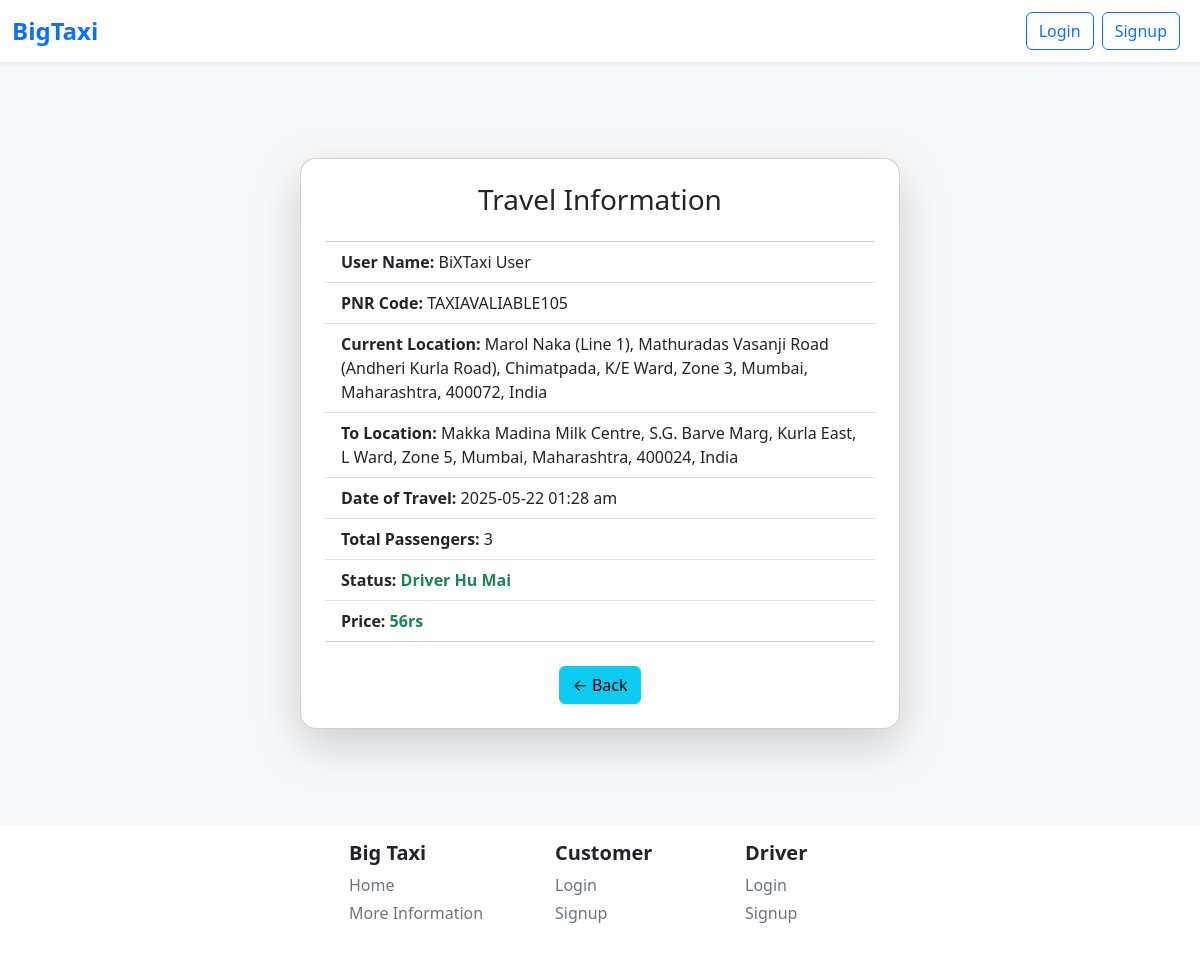
/home/pin-status/TAXIAVALIABLE105/, run on an earlier commit of the app's database.
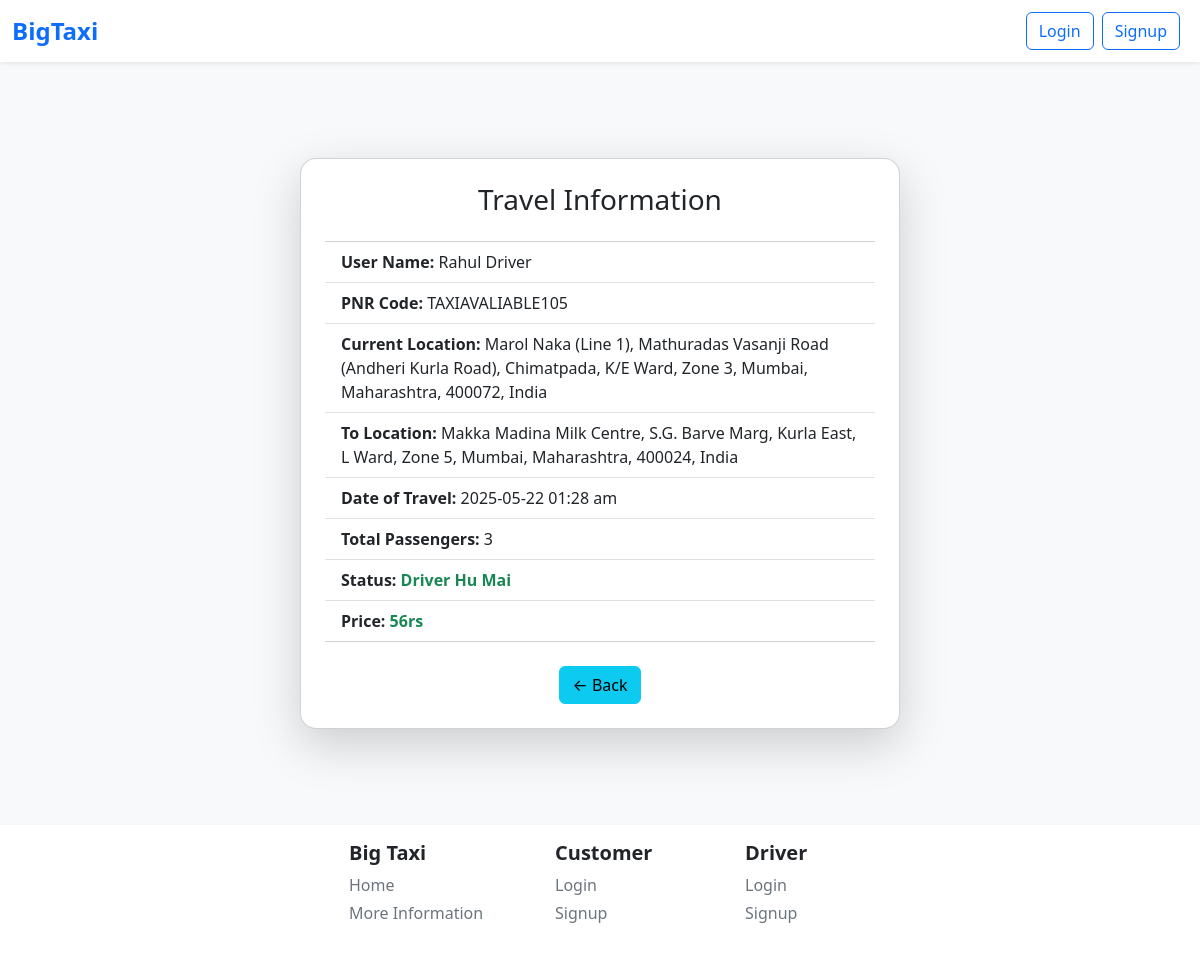
And on a later commit of the database.
### Users/models.py (models this page shows, shortened)
class usersDataModel(models.Model):
    UserG = [
        ('Male', 'Male'),
        ('Female', 'Female'),
        ('Other', 'Other'),
        ('Not Check', 'Not Check'),
    ]
    UserC = [
        ('Developer', 'Developer'),
        ('Customer', 'Customer'),
        ('Driver', 'Driver'),
    ]
    ULink = models.ForeignKey(User, on_delete=models.CASCADE)
    UserCode = models.CharField(max_length=100, default='BIGTAXICODE1006463')
    UserCategory = models.CharField(choices=UserC, default='Customer')
    UserMobileNo = models.CharField(max_length=11)
    UserGender = models.CharField(max_length=100, default='Not Check')
    UserAge = models.CharField(max_length=3, default='')
    UserState = models.CharField(max_length=100, default='')
    UserCity = models.CharField(max_length=100, default='')
    UserPincode = models.CharField(max_length=20, default='')
    UserAddress = models.CharField(max_length=200, default='')
    UserPass = models.CharField(max_length=1000, default='password')
    CouponCode = models.CharField(max_length=50, null=True, blank=True)
    UProfileImage = models.ImageField(upload_to='profile/main/', default='profile/default/default.png')
    UProfileName = models.CharField(max_length=1000, default='BiXTaxi User')
    description = models.CharField(max_length=5000, default='No Description!')
    totalTripCount = models.IntegerField(default=0)
    dangerTripCount = models.IntegerField(default=0)

### taxi_app/views.py (the view)
# urls.py: path('pin-status/<IdCodeNeed>/', views.checkStatusOfPinFunctionBaseView, name='pinStatus'),
def checkStatusOfPinFunctionBaseView(request, IdCodeNeed):
    IdCodeNeed = IdCodeNeed.upper()
    localTime = ''; showMoreDetailsInTemplete = False; price = ''
    try:
        PTA_LstOfObject = PinTaxiAvailable.objects.get(taxiAvaId = IdCodeNeed)
        RDPTObject = ReportDriverInPinTaxi.objects.filter(pinBarCode = PTA_LstOfObject)
    except Exception as e:
        if str(e) == 'PinTaxiAvailable matching query does not exist.':
            messages.info(request, f"Need a Proper Id, This id is does'nt exist {IdCodeNeed}.")
            return redirect('taxi_app:pinTaxi')
        else:
            messages.info(request, "Can't reach this page for not try again after sometime.")
            return redirect('taxi_app:pinTaxi')
    if not RDPTObject:
        if int(str(PTA_LstOfObject.taxiTime)[:2]) < 12: localTime = 'am'
        else: localTime = 'pm'
        if PTA_LstOfObject.driverCode != 'DRIVERCODE':  driverData = usersDataModel.objects.get(UserCode = PTA_LstOfObject.driverCode).UProfileName; showMoreDetailsInTemplete = True; price = PTA_LstOfObject.priceOfTravel
        else: driverData = 'Driver Not Assigned'
    else:
        messages.info(request, f"Can't show status for this ID {IdCodeNeed}, Detail in reported for now.")
        return redirect('taxi_app:pinTaxi')
    context = { 'userName' : PTA_LstOfObject.customerId.UProfileName, 'statusCode' : PTA_LstOfObject.taxiAvaId, 'stLocation' : PTA_LstOfObject.currentLocation, 'lsLoction' : PTA_LstOfObject.toLocation, 'dateAndTime' : str(PTA_LstOfObject.taxiDate) + '  ' + str(PTA_LstOfObject.taxiTime)[:5] + ' ' + localTime, 'passenger' : PTA_LstOfObject.taxiPassenger, 'ShowMore' : showMoreDetailsInTemplete, 'DriverName' : driverData, 'price' : price }
    return render(request, 'main/checkStatus.html', context)

### templates/main/checkStatus.html (shortened to what this page needs)
{% extends 'base.html' %}
{% block body %}
<!DOCTYPE html>
<html lang="en">
<head>
  <link href="https://cdn.jsdelivr.net/npm/bootstrap@5.3.2/dist/css/bootstrap.min.css" rel="stylesheet">
</head>
<body class="bg-light">
  <div class="container py-5 mt-5">
    <div class="card shadow-lg rounded-4 p-4 mx-auto" style="max-width: 600px;">
      <h3 class="text-center mb-4">Travel Information</h3>
      <ul class="list-group list-group-flush">
        <li class="list-group-item"><strong>User Name:</strong> {{ userName }}</li>
        <li class="list-group-item"><strong>PNR Code:</strong> {{ statusCode }}</li>
        <li class="list-group-item"><strong>Current Location:</strong> {{ stLocation }}</li>
        <li class="list-group-item"><strong>To Location:</strong> {{ lsLoction }}</li>
        <li class="list-group-item"><strong>Date of Travel:</strong> {{ dateAndTime }}</li>
        <li class="list-group-item"><strong>Total Passengers:</strong> {{ passenger }}</li>
        {% if ShowMore %}
            <li class="list-group-item"><strong>Status:<span class="text-success"> {{ DriverName }}</span></strong></li>
            <li class="list-group-item"><strong>Price:<span class="text-success"> {{ price }}rs</span></strong></li>
        {% else %}
            <li class="list-group-item"><strong>Status:<span class="text-danger"> {{ DriverName }}</span></strong></li>
        {% endif %}
      </ul>
      <div class="text-center mt-4">
        <a href="{% url 'taxi_app:pinTaxi' %}" class="btn btn-info">← Back</a>
      </div>
    </div>
  </div>
</body>
</html>
{% endblock %}

What changed in the data, as far as the page shows it:
changed usersDataModel: UProfileName "BiXTaxi User" → "Rahul Driver"
